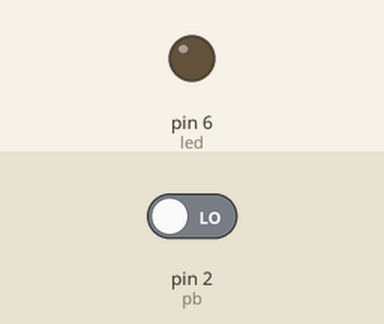
Recording of a sketch running on a simulated Arduino Uno, built with avr-gcc and run on an emulated ATmega328P. Parts: output pins drawn as LEDs (lit = HIGH). Inputs (shaded band) come from the test bench; at power-on: pin 2 (pb) LOW. What the sketch prints to the serial monitor is not drawn.

Above: at 1.2 s.
1.3 s: pin 2 (pb) driven HIGH
At 2.3 s:
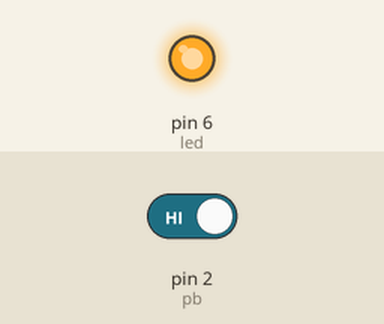
2.8 s: pin 2 (pb) driven LOW
At 3.4 s:
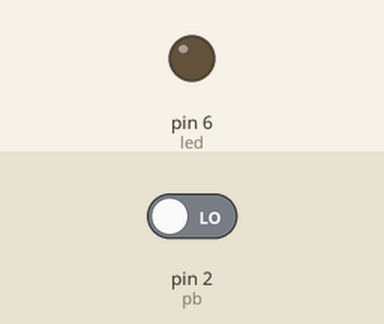
Timing chart, 0 to 5.8 s (numbered marks = the images above; inputs shaded):
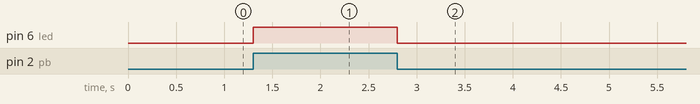

The sketch:

pb.ino
```cpp
int pb=2;
int led=6;
void setup() {
  pinMode(pb,INPUT);
  pinMode(led,OUTPUT);
  Serial.begin(9600);
  Serial.println("Welcome to our serial communication!!");

}

void loop() {

int pData = digitalRead(pb);
if(pData==HIGH){
  digitalWrite(led,HIGH);
  //delay(5000);
}else{
  digitalWrite(led,LOW);
 // delay(5000);
}


}
```

Measured:
- after the input at 1.3 s, pin 6 (led): LOW → HIGH at once
- after the input at 2.8 s, pin 6 (led): HIGH → LOW at once
